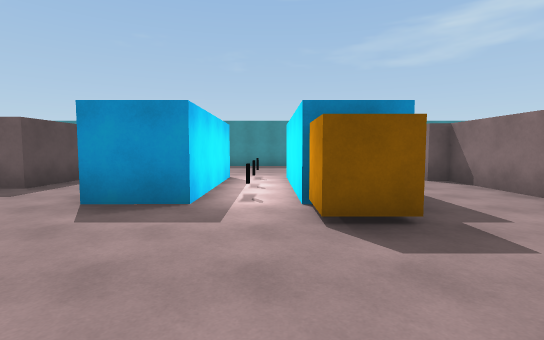
[1] (above)

24 first-person views from a walk through a Unity game level. The camera is 1.5 m above the floor, tilts 4° down and sees 85° across. The floor is counted in squares, 2 m on a side. Each view is taken from the middle of a square. On the plan, view 1 faces up. The plan holds only what a view shows up to about 10 squares ahead; the rest is blank. The place goes on beyond the plan. The player character is not drawn. Door leaves are left out, so doorways stand open.

[2]
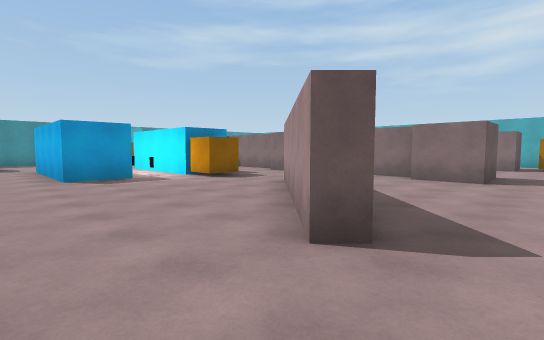

[3]
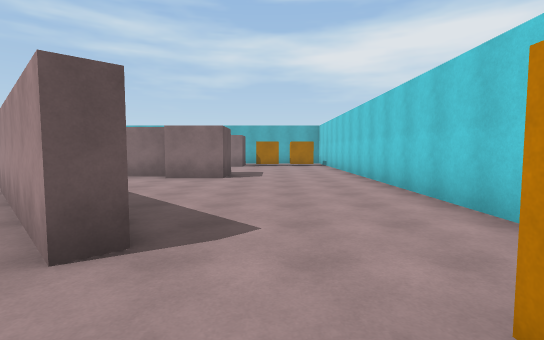

[4]
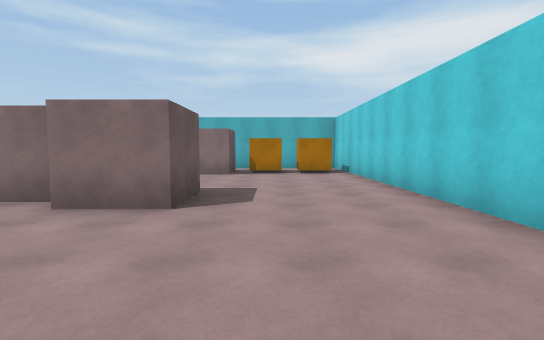

[5]
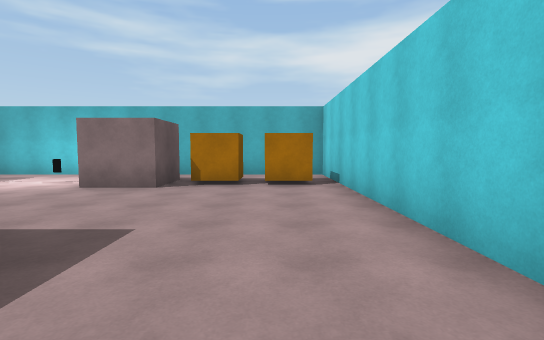

[6]
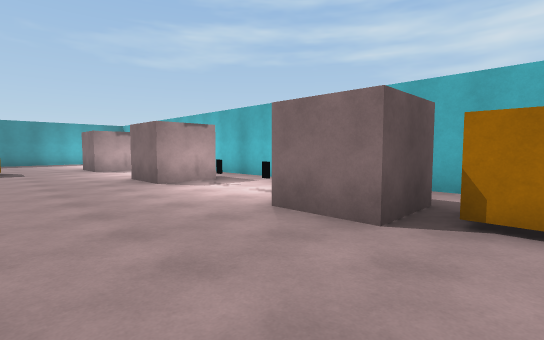

[7]
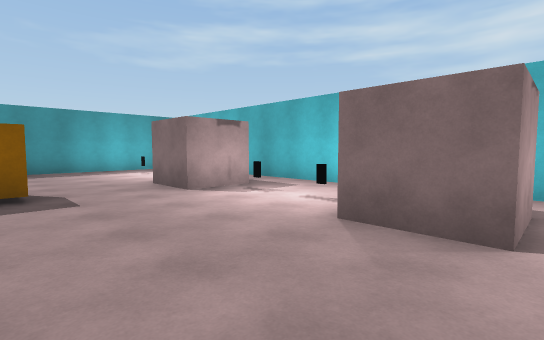

[8]
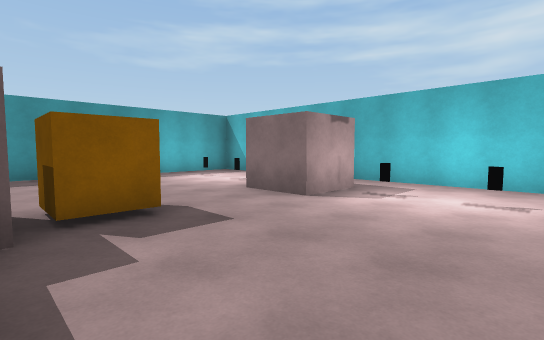

[9]
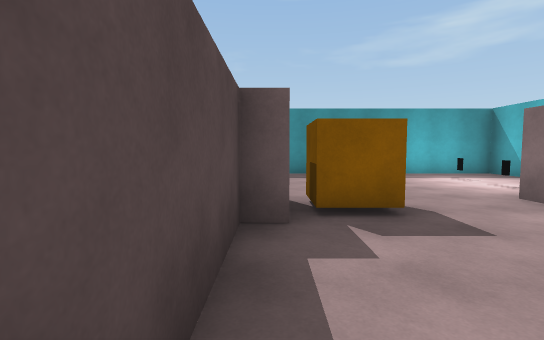

[10]
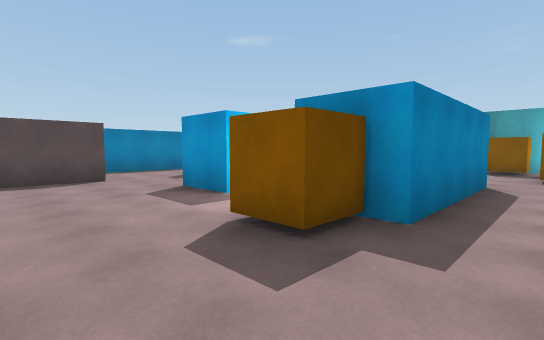

[11]
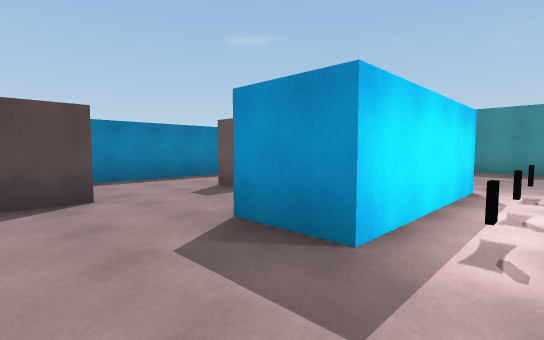

[12]
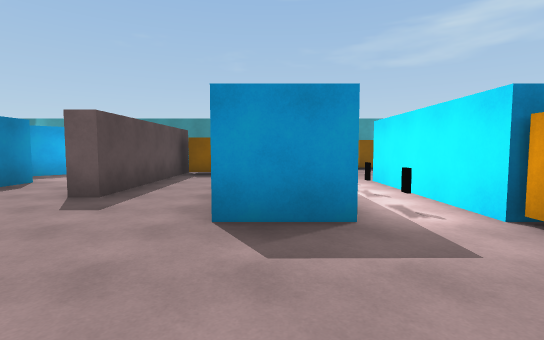

[13]
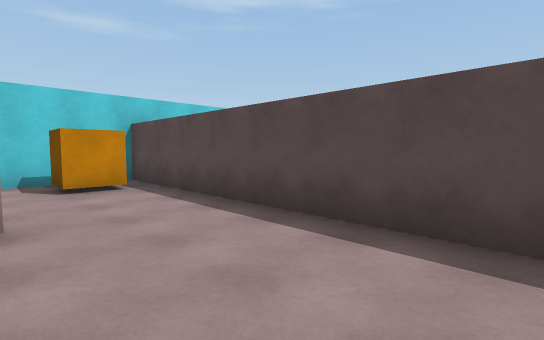

[14]
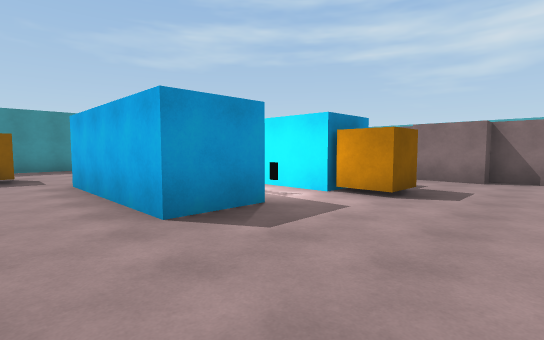

[15]
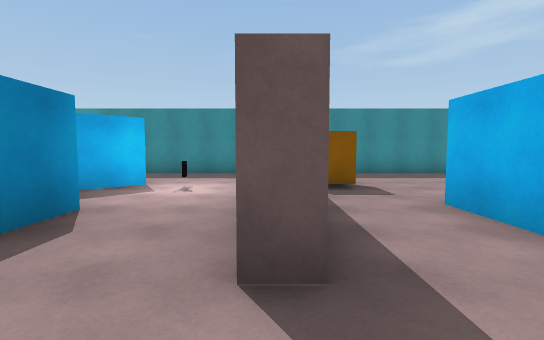

[16]
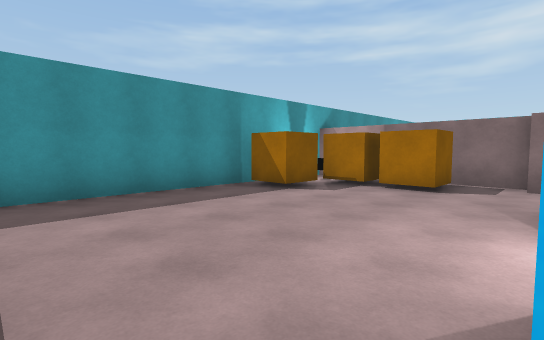

[17]
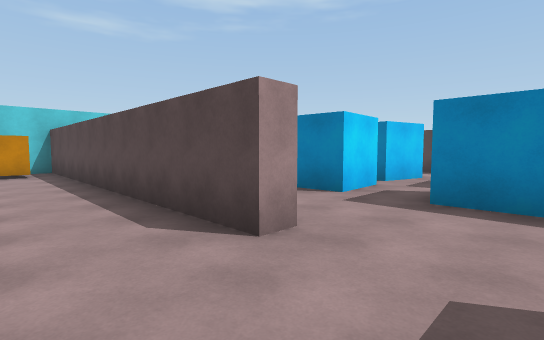

[18]
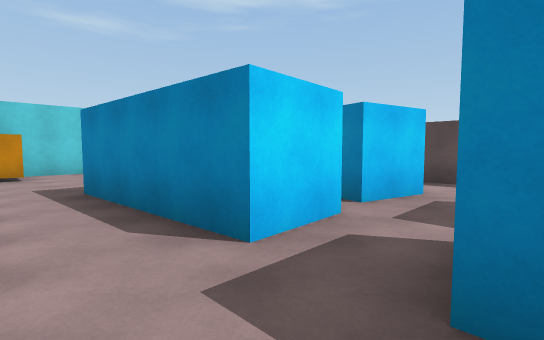

[19]
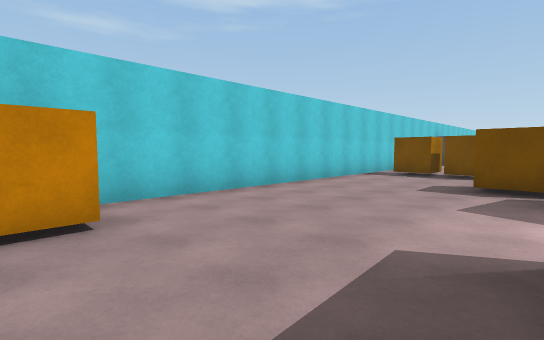

[20]
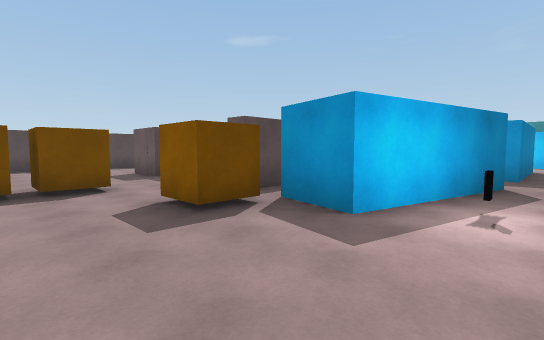

[21]
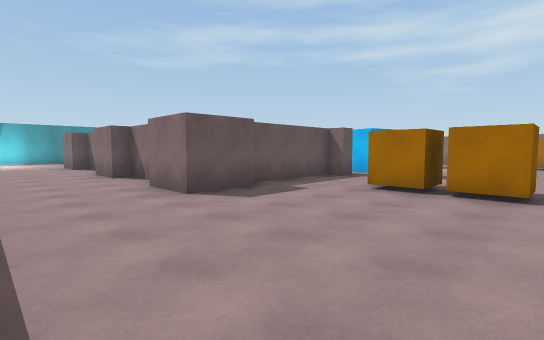

[22]
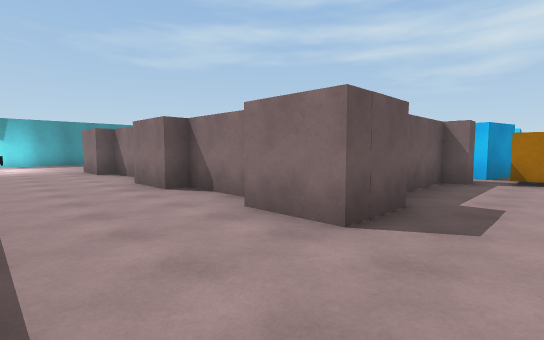

[23]
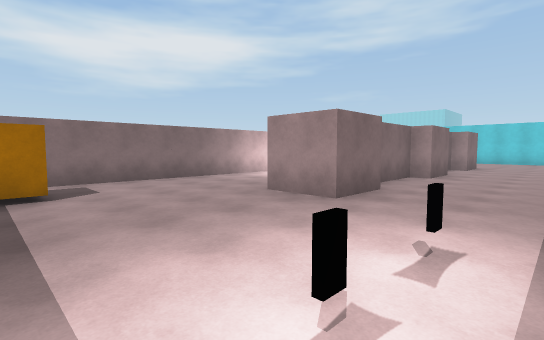

[24]
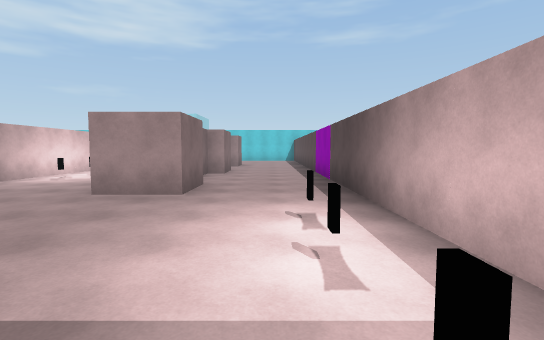

### Floor plan
Points are (right, up) in squares from view 1. A wall is a line through its corners. A room is listed if a view was taken in it or the views show most of it. See-through windows are left out.
Room 1 (views 1, 2, 3, 4, 5, 6, 7, 8, 9, 10)
walls: (4.2, -1.1) (4.2, 2.3); (10.4, 2.3) (8.8, 2.3) (8.8, 3.9); (5.2, -2.7) (3.7, -2.7) (3.7, -1.1); (5.2, 7) (4.7, 7) (4.7, 4.2); (11.8, 0.6) (11.8, 8.8); (10.4, -2.7) (8.8, -2.7) (8.8, -1.1); (10.4, 7) (8.8, 7) (8.8, 8.5); (-1.7, -3) (-2.1, -2.6) (0.7, 0.3); (-4.7, -1.5) (-4.7, -6.5) (11.8, -6.5) (11.8, -2.2); (11.8, 12) (11.8, 13.2) (5.5, 13.2)
ways out: opening at (-0.5, 0.6) to room 2
objects: orange cube (-4, -6) to (-3, -5); orange cube (6, 8); orange cube (10, -6) to (10, -5); orange cube (10, -4); other object (10, 0); other object (10, 1); other object (10, 5); other object (10, 6); other object (10, 10); other object (10, 11)
Room 2 (views 11, 12, 13, 14, 16, 17)
walls: (0.7, 0.3) (1.4, 1); (-4.7, 3.2) (-4.7, -1.5); (3.7, 2.3) (3.7, 3.8); (-1.1, 8.1) (-1.1, 4) (-2.6, 4) (-2.6, 8.1); (4.2, 4.5) (4.2, 7); (1.9, 8.1) (1.9, 4) (0.4, 4) (0.4, 8.1); (3.7, 7) (3.7, 8.5); (-4.7, 9.6) (-4.7, 5.6)
ways out: opening at (-0.5, 0.6) to room 1; opening at (-5, 4.5) to room 3; opening at (-1, 8.5)
objects: other object (0, 5); other object (0, 6); other object (0, 8); orange cube (1, 3)
Room 3 (views 15, 18, 19, 20, 21, 22, 23, 24)
walls: (-13.7, 3) (-13.7, 11.1); (-13.7, -1) (-16.6, -1); (-18, 0.5) (-18, 2.3); (-18, 3.8) (-18, 6.6); (-18.5, 2.3) (-18.5, 3.8); (-11.4, 2.3) (-9.8, 2) (-10.7, -1.9) (-11.7, -1.7); (-13.1, -1.5) (-13.7, -1.5); (-17, -1.5) (-18.5, -1.5) (-18.5, 0); (-18.5, 6.6) (-18.5, 8.1) (-17, 8.1); (-9, 2.1) (-7.4, 2.2) (-7.4, -1.8); (-15.8, -6.5) (-6.9, -6.5); (-21.5, -3.6) (-21.5, -4.2); (-7.4, 7.8) (-7.4, 3.7); (-5.2, 3.2) (-4.7, 3.2); (-4.7, 5.6) (-5.2, 5.6); (-21.5, 11.5) (-21.5, 3)
ways out: opening at (-5, 4.5) to room 2; opening at (-11, 3); opening at (-6.5, 6.5)
objects: other object (-20, 10); other object (-20, 11); other object (-20, 12); orange cube (-15, -5); orange cube (-15, -4); other object (-15, 5); orange cube (-15, 12); orange cube (-13, -3) to (-12, -2); other object (-10, -1); orange cube (-6, -6) to (-6, -5)

Where each view was taken, in squares from view 1:
view 1: 0 up, 0 right, facing up
view 2: 4 down, 4 left, facing up-right
view 3: 4 down, 4 left, facing right
view 4: 4 down, 0 right, facing right
view 5: 5 down, 3 right, facing right
view 6: 4 down, 6 right, facing up-right
view 7: 2 up, 6 right, facing up-right
view 8: 4 up, 5 right, facing up-right
view 9: 4 up, 5 right, facing up
view 10: 1 up, 3 right, facing up-left
view 11: 2 up, 0 right, facing up-left
view 12: 1 up, 2 left, facing up
view 13: 1 up, 2 left, facing down-left
view 14: 1 up, 4 left, facing up-right
view 15: 4 up, 5 left, facing up
view 16: 8 up, 3 left, facing up-right
view 17: 5 up, 3 left, facing down-left
view 18: 4 up, 6 left, facing down-left
view 19: 2 down, 6 left, facing down-left
view 20: 5 down, 9 left, facing up-left
view 21: 6 down, 21 left, facing up-right
view 22: 3 down, 21 left, facing up-right
view 23: 12 up, 21 left, facing down-right
view 24: 13 up, 20 left, facing down
